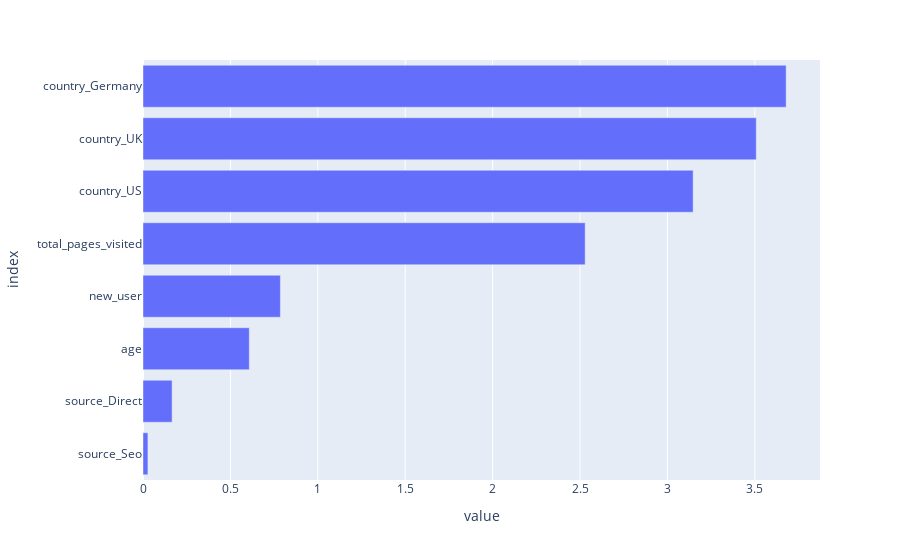

The cell this chart's notebook holds for it:
### Code cell
# Compute abs() and sort values
feature_importance = abs(coefs).sort_values(by = 'coefficients')
# Plot coefficients
fig = px.bar(feature_importance, orientation = 'h')
fig.update_layout(showlegend = False, 
                  margin = {'l': 120} # to avoid cropping of column names
                 )
fig.show()

### Figure 1 — Plotly figure (JSON) as saved in the notebook; plotly's stock layout.template omitted (floating-point values rounded to 4 significant figures)
{"data": [{"alignmentgroup": "True", "hovertemplate": "variable=coefficients<br>value=%{x}<br>index=%{y}<extra></extra>", "legendgroup": "coefficients", "marker": {"color": "#636efa", "pattern": {"shape": ""}}, "name": "coefficients", "offsetgroup": "coefficients", "orientation": "h", "showlegend": true, "textposition": "auto", "type": "bar", "x": [0.02816, 0.1664, 0.608, 0.7858, 2.529, 3.147, 3.508, 3.679], "xaxis": "x", "y": ["source_Seo", "source_Direct", "age", "new_user", "total_pages_visited", "country_US", "country_UK", "country_Germany"], "yaxis": "y"}], "layout": {"barmode": "relative", "legend": {"title": {"text": "variable"}, "tracegroupgap": 0}, "margin": {"l": 120, "t": 60}, "showlegend": false, "xaxis": {"anchor": "y", "domain": [0, 1], "title": {"text": "value"}}, "yaxis": {"anchor": "x", "domain": [0, 1], "title": {"text": "index"}}}}
